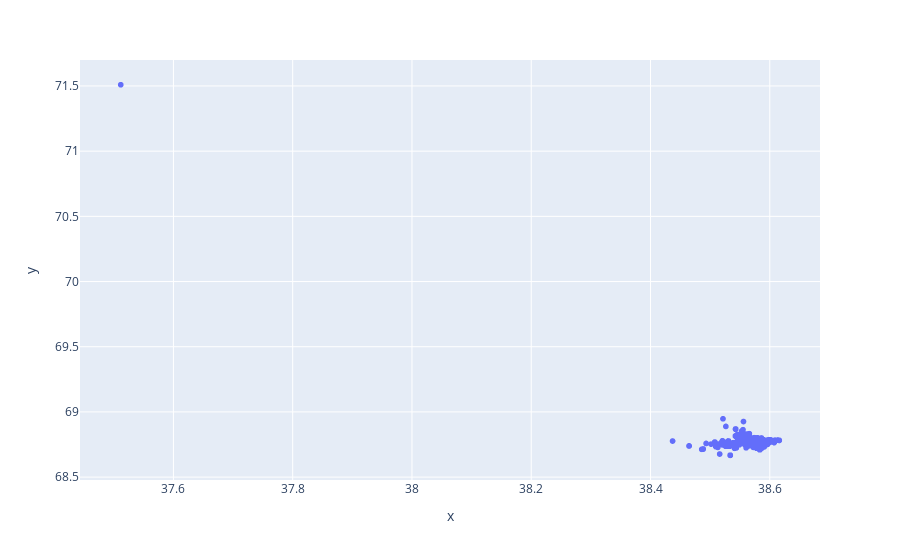

The notebook cell this image was saved under:
### Code cell
# x and y given as array_like objects
import plotly.express as px
fig = px.scatter(y=dataset['longitude'], x = dataset['latitude'])
# fig = px.scatter(x=predictions)
fig.show()

### Figure 1 — Plotly figure (JSON) as saved in the notebook; plotly's stock layout.template omitted (floating-point values rounded to 4 significant figures; data arrays with more than 128 entries replaced by an {"elided": "..."} marker saying what was removed)
{"data": [{"hovertemplate": "x=%{x}<br>y=%{y}<extra></extra>", "legendgroup": "", "marker": {"color": "#636efa", "symbol": "circle"}, "mode": "markers", "name": "", "showlegend": false, "type": "scattergl", "x": {"elided": "3730 float values"}, "xaxis": "x", "y": {"elided": "3730 float values"}, "yaxis": "y"}], "layout": {"legend": {"tracegroupgap": 0}, "margin": {"t": 60}, "xaxis": {"anchor": "y", "domain": [0, 1], "title": {"text": "x"}}, "yaxis": {"anchor": "x", "domain": [0, 1], "title": {"text": "y"}}}}
